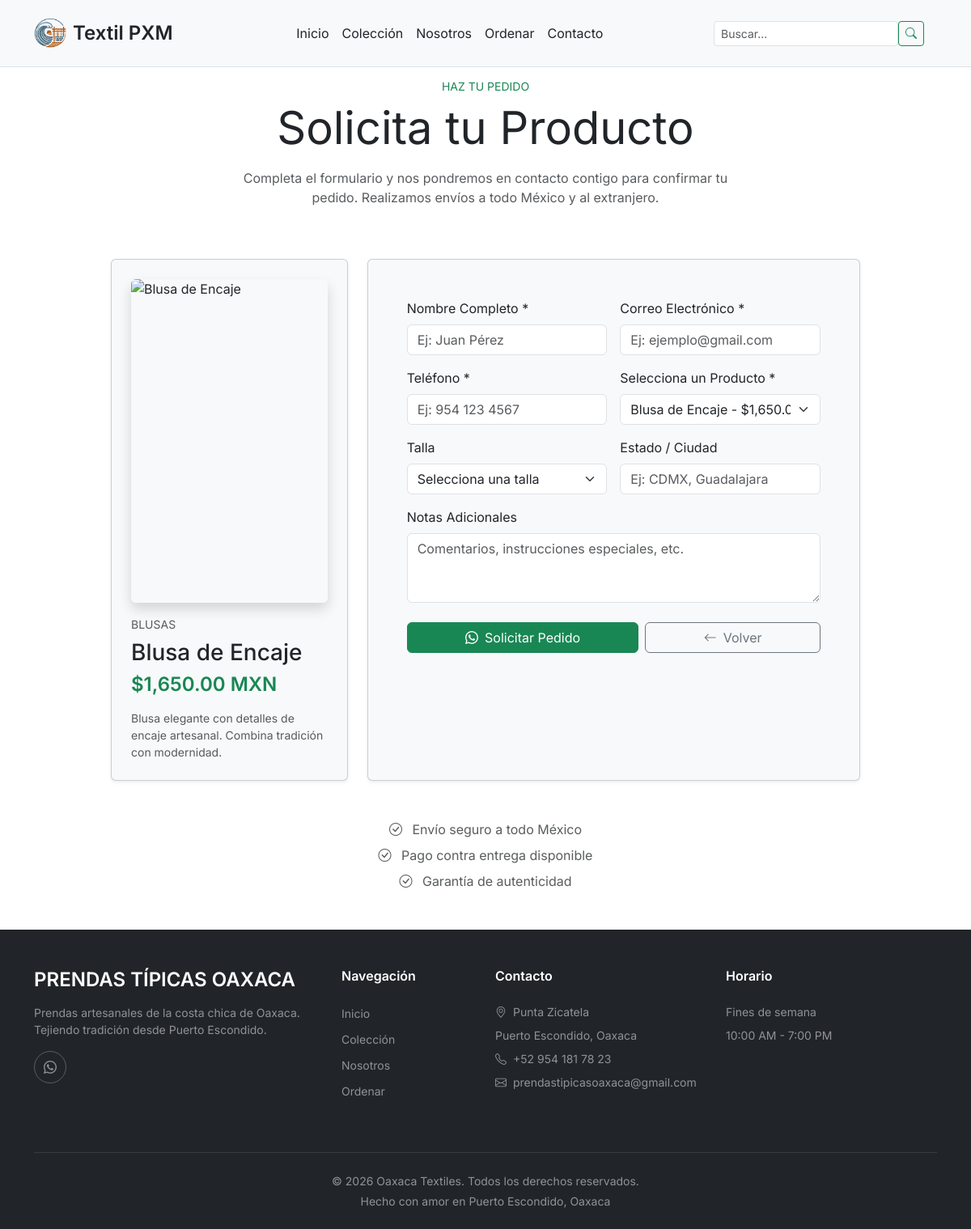
Page /ordenar?producto=8 on the committed database.
### tables this page shows
CREATE TABLE products (
    id INT AUTO_INCREMENT PRIMARY KEY,
    nombre VARCHAR(200) NOT NULL,
    descripcion TEXT,
    categoria VARCHAR(100) NOT NULL,
    precio DECIMAL(10, 2) NOT NULL,
    stock INT DEFAULT 0,
    imagen_url VARCHAR(500),
    activo TINYINT(1) DEFAULT 1,
    portada TINYINT(1) DEFAULT 0,
    tallas_disponibles VARCHAR(200) DEFAULT '',
    created_at TIMESTAMP DEFAULT CURRENT_TIMESTAMP,
    updated_at TIMESTAMP DEFAULT CURRENT_TIMESTAMP ON UPDATE CURRENT_TIMESTAMP,
    INDEX idx_categoria (categoria),
    INDEX idx_activo (activo),
    INDEX idx_portada (portada)
);

### app/controllers/Controller.php (called while the page is built, shortened)
<?php
class Controller {
    protected $view;
    protected $data = [];
    public function __construct() {
        $this->view = new View();
    }
    protected function render($view, $data = [], $layout = 'main') {
        $this->data = array_merge($this->data, $data);
        $this->view->render($view, $this->data, $layout);
    }
}

### app/controllers/HomeController.php (called while the page is built, shortened)
<?php
class HomeController extends Controller {
    private $productModel;
    public function __construct() {
        $this->productModel = new Product();
    }
    public function ordenar() {
        $productId = isset($_GET['producto']) ? (int)$_GET['producto'] : null;
        $selectedProduct = null;
        if ($productId) {
            $selectedProduct = $this->productModel->getById($productId);
        }
        $allProducts = $this->productModel->getActive();
        $data = [
            'page_title' => 'Solicitar Producto | Oaxaca Textiles',
            'selectedProduct' => $selectedProduct,
            'selectedProductId' => $productId,
            'allProducts' => $allProducts ?: []
        ];
        $this->render('ordenar/index', $data);
    }
}

### public/index.php (called while the page is built, shortened)
<?php
require_once __DIR__ . '/../config/Config.php';
$router = new Router();

### config/Config.php (called while the page is built, shortened)
<?php
spl_autoload_register(function($class) {
    $paths = [
        APP_PATH . '/controllers/',
        APP_PATH . '/models/',
        APP_PATH . '/views/',
        APP_PATH . '/',
    ];
    foreach ($paths as $path) {
        $file = $path . $class . '.php';
        if (file_exists($file)) {
            return;
        }
    }
});

### app/models/Model.php (called while the page is built, shortened)
<?php
class Model {
    protected $db;
    public function __construct() {
        try {
            $dsn = "mysql:host=" . DB_HOST . ";dbname=" . DB_NAME . ";charset=utf8mb4";
            $options = [
                PDO::ATTR_ERRMODE            => PDO::ERRMODE_EXCEPTION,
                PDO::ATTR_DEFAULT_FETCH_MODE => PDO::FETCH_ASSOC,
                PDO::ATTR_EMULATE_PREPARES   => false,
            ];
            $this->db = new PDO($dsn, DB_USER, DB_PASS, $options);
        } catch(PDOException $exception) {
            die("Error de conexión a la base de datos: " . $exception->getMessage());
        }
    }
    protected function query($sql, $params = []) {
        try {
            $stmt = $this->db->prepare($sql);
            $stmt->execute($params);
            return $stmt;
        } catch(PDOException $e) {
            die("Error en la consulta: " . $e->getMessage());
        }
    }
    protected function fetchOne($sql, $params = []) {
        $stmt = $this->query($sql, $params);
        return $stmt->fetch();
    }
    protected function fetchAll($sql, $params = []) {
        $stmt = $this->query($sql, $params);
        return $stmt->fetchAll();
    }
}

### app/models/Product.php (called while the page is built, shortened)
<?php
class Product extends Model {
    private $table = 'products';
    public function getActive() {
        $sql = "SELECT * FROM " . $this->table . " WHERE activo = 1 ORDER BY categoria, nombre";
        return $this->fetchAll($sql);
    }
    public function getById($id) {
        $sql = "SELECT * FROM " . $this->table . " WHERE id = ?";
        return $this->fetchOne($sql, [$id]);
    }
}

### app/views/ordenar/index.php (the view, shortened to what this page needs)
<?php
$selectedProduct = $selectedProduct ?? null;
$selectedProductId = $selectedProductId ?? null;
$allProducts = $allProducts ?? [];
?>
<div class="mt-5 pt-5" style="min-height: 70vh;">
    <div class="container">
        <div class="row justify-content-center">
            <div class="col-lg-10">
                <div class="row mb-5">
                    <div class="col-12 text-center">
                        <p class="small text-uppercase text-success mb-2">Haz tu Pedido</p>
                        <h2 class="display-4 fw-normal mb-3">Solicita tu Producto</h2>
                        <p class="text-muted mx-auto" style="max-width: 600px;">
                            Completa el formulario y nos pondremos en contacto contigo para confirmar tu pedido. Realizamos envíos a todo México y al extranjero.
                        </p>
                    </div>
                </div>
                <div class="row g-4 align-items-stretch">
                    <?php if ($selectedProduct): ?>
                        <div class="col-lg-4 d-flex">
                            <div class="card shadow-sm p-4 bg-light h-100 w-100">
                                <img src="<?php echo htmlspecialchars($selectedProduct['imagen_url'] ?: 'https://images.unsplash.com/photo-1594938298603-c8148c4dae35?q=80&w=800'); ?>"
                                     alt="<?php echo htmlspecialchars($selectedProduct['nombre']); ?>"
                                     class="product-preview-image rounded shadow mb-3"
                                     onerror="this.src='https://images.unsplash.com/photo-1594938298603-c8148c4dae35?q=80&w=800'">
                                <div class="small text-uppercase text-muted mb-2"><?php echo htmlspecialchars($selectedProduct['categoria']); ?></div>
                                <h3 class="h3 mb-2"><?php echo htmlspecialchars($selectedProduct['nombre']); ?></h3>
                                <p class="h4 fw-semibold text-success mb-3">$<?php echo number_format($selectedProduct['precio'], 2); ?> MXN</p>
                                <?php if (!empty($selectedProduct['descripcion'])): ?>
                                    <p class="text-muted small mb-0">
                                        <?php echo htmlspecialchars(mb_substr($selectedProduct['descripcion'], 0, 100)); ?>
                                    </p>
                                <?php endif; ?>
                            </div>
                        </div>
                    <?php endif; ?>
                    <div class="<?php echo $selectedProduct ? 'col-lg-8' : 'col-lg-12'; ?> d-flex">
                        <div class="card shadow-sm p-4 p-lg-5 bg-light h-100 w-100">
                            <form id="orderForm" onsubmit="return enviarWhatsApp(event)">
                                <div class="row g-3">
                                    <div class="col-md-6">
                                        <label class="form-label">Nombre Completo *</label>
                                        <input type="text" class="form-control" id="inputName" name="name" placeholder="Ej: Juan Pérez" required>
                                    </div>
                                    <div class="col-md-6">
                                        <label class="form-label">Correo Electrónico *</label>
                                        <input type="email" class="form-control" id="inputEmail" name="email" placeholder="Ej: ejemplo@gmail.com" required>
                                    </div>
                                    <div class="col-md-6">
                                        <label class="form-label">Teléfono *</label>
                                        <input type="tel" class="form-control" id="inputPhone" name="phone" placeholder="Ej: 954 123 4567" required>
                                    </div>
                                    <div class="col-md-6">
                                        <label class="form-label">Selecciona un Producto *</label>
                                        <select class="form-select" name="product" id="productSelect" required>
                                            <?php if (!empty($allProducts)): ?>
                                                <?php foreach ($allProducts as $prod): ?>
                                                    <option value="<?php echo $prod['id']; ?>"
                                                            data-nombre="<?php echo htmlspecialchars($prod['nombre']); ?>"
                                                            data-precio="<?php echo number_format($prod['precio'], 2); ?>"
                                                            <?php echo ($selectedProductId && $prod['id'] == $selectedProductId) ? 'selected' : ''; ?>>
                                                        <?php echo htmlspecialchars($prod['nombre']); ?> - $<?php echo number_format($prod['precio'], 2); ?> MXN
                                                    </option>
                                                <?php endforeach; ?>
                                            <?php endif; ?>
                                        </select>
                                    </div>
                                    <div class="col-md-6">
                                        <label class="form-label">Talla</label>
                                        <select class="form-select" id="inputSize" name="size">
                                            <option value="" selected disabled>Selecciona una talla</option>
                                        </select>
                                    </div>
                                    <div class="col-md-6">
                                        <label class="form-label">Estado / Ciudad</label>
                                        <input type="text" class="form-control" id="inputCity" name="city" placeholder="Ej: CDMX, Guadalajara">
                                    </div>
                                    <div class="col-12">
                                        <label class="form-label">Notas Adicionales</label>
                                        <textarea class="form-control" id="inputMessage" name="message" rows="3" placeholder="Comentarios, instrucciones especiales, etc."></textarea>
                                    </div>
                                    <div class="col-12 mt-4">
                                        <div class="d-flex flex-column flex-sm-row gap-2">
                                            <button type="submit" class="btn btn-success flex-sm-fill">
                                                <i class="bi bi-whatsapp me-2"></i>Solicitar Pedido
                                            </button>
                                            <a href="<?php echo $selectedProduct ? BASE_URL . '/producto/' . $selectedProduct['id'] : BASE_URL; ?>" class="btn btn-outline-secondary flex-sm-fill">
                                                <i class="bi bi-arrow-left me-2"></i>Volver
                                            </a>
                                        </div>
                                    </div>
                                </div>
                            </form>
                        </div>
                    </div>
                </div>
                <div class="row m-5">
                    <div class="col-12">
                        <div class="text-center text-muted">
                            <p class="mb-2"><i class="bi bi-check-circle me-2"></i> Envío seguro a todo México</p>
                            <p class="mb-2"><i class="bi bi-check-circle me-2"></i> Pago contra entrega disponible</p>
                            <p class="mb-0"><i class="bi bi-check-circle me-2"></i> Garantía de autenticidad</p>
                        </div>
                    </div>
                </div>
            </div>
        </div>
    </div>
</div>

### public/css/style.css (style rules this page uses)
:root { --primary-color: #0d6efd; --secondary-color: #6c757d; --text-color: #333; --light-background: #f8f9fa; --dark-background: #212529; }
body { font-family: 'Segoe UI', Tahoma, Geneva, Verdana, sans-serif; }
.card { transition: transform 0.3s ease, box-shadow 0.3s ease; }
html { scroll-behavior: smooth; }

### app/views/ordenar/index.php (style rules this page uses)
body.ordenar-page { font-family: 'Inter', sans-serif !important; }
.product-preview-image { width: 100%; max-width: 400px; height: 400px; object-fit: cover; }

### rows in the picture
products: categoria "BLUSAS", nombre "Blusa de Encaje", precio "1,650.00", descripcion "Blusa elegante con detalles de encaje artesanal. Combina tradición con modernidad."

### other values in the picture
getContent($navbarContent, 'brand', 'OAXACA TEXTILES') "Textil PXM"
getContent($footerContent, 'brand', 'OAXACA TEXTILES') "PRENDAS TÍPICAS OAXACA"
getContent($footerContent, 'description', '') "Prendas artesanales de la costa chica de Oaxaca. Tejiendo tradición desde Puerto Escondido."
getContent($footerContent, 'contact.title', 'Contacto') "Contacto"
getContent($footerContent, 'contact.address.street', '') "Punta Zicatela"
getContent($footerContent, 'contact.address.city', '') "Puerto Escondido, Oaxaca"
getContent($footerContent, 'contact.phone', '') "+52 954 181 78 23"
getContent($footerContent, 'contact.email', '') "prendastipicasoaxaca@gmail.com"
$scheduleTitle !== '' ? $scheduleTitle : 'Horario' "Horario"
$scheduleDays "Fines de semana"
$scheduleHours "10:00 AM - 7:00 PM"
form field product "Blusa de Encaje - $1,650.00 MXN"
